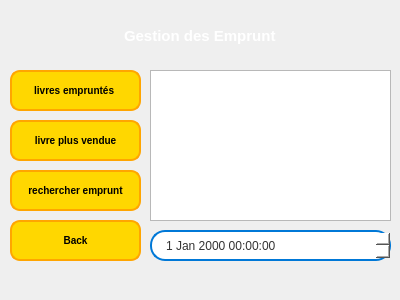
<?xml version="1.0" encoding="UTF-8"?>
<ui version="4.0">
 <class>Admingestionemprunt</class>
 <widget class="QWidget" name="Admingestionemprunt">
  <property name="geometry">
   <rect>
    <x>0</x>
    <y>0</y>
    <width>400</width>
    <height>300</height>
   </rect>
  </property>
  <property name="windowTitle">
   <string>Form</string>
  </property>
  <widget class="QLabel" name="label">
   <property name="geometry">
    <rect>
     <x>-30</x>
     <y>-30</y>
     <width>491</width>
     <height>381</height>
    </rect>
   </property>
   <property name="styleSheet">
    <string notr="true">image: url(:/new/prefix2/Resources/milad-fakurian-E8Ufcyxz514-unsplash.jpg);</string>
   </property>
   <property name="text">
    <string/>
   </property>
  </widget>
  <widget class="QLabel" name="label_2">
   <property name="geometry">
    <rect>
     <x>110</x>
     <y>-10</y>
     <width>251</width>
     <height>91</height>
    </rect>
   </property>
   <property name="font">
    <font>
     <family>Arial</family>
     <pointsize>-1</pointsize>
     <bold>true</bold>
    </font>
   </property>
   <property name="styleSheet">
    <string notr="true">QLabel 
{
color: white; /* Couleur du texte en jaune (Gold) FFD700*/
 font-size: 15px; /* Taille du texte */
    font-weight: bold; /* Texte en gras */
    font-family: Arial, sans-serif; /* Police de caractère */
    text-align: center; /* Centrer le texte */
    padding: 10px; /* Espacement autour du texte */
}

QLabel:hover {
    color: #FFD700; /* Couleur du texte plus claire au survol */
}

QLabel:focus {
    border: 2px solid #ADD8E6; /* Bordure orange lorsqu'en focus */
}
</string>
   </property>
   <property name="text">
    <string>Gestion des Emprunt</string>
   </property>
  </widget>
  <widget class="QTableView" name="tableView">
   <property name="geometry">
    <rect>
     <x>150</x>
     <y>70</y>
     <width>241</width>
     <height>151</height>
    </rect>
   </property>
  </widget>
  <widget class="QPushButton" name="pushButton">
   <property name="geometry">
    <rect>
     <x>10</x>
     <y>70</y>
     <width>131</width>
     <height>41</height>
    </rect>
   </property>
   <property name="font">
    <font>
     <pointsize>-1</pointsize>
     <bold>true</bold>
    </font>
   </property>
   <property name="styleSheet">
    <string notr="true">QPushButton {
    background-color: #FFD700; /* Couleur jaune (Gold) */
    color: black; /* Texte noir */
    border: 2px solid #FFA500; /* Bordure orange */
    border-radius: 10px; /* Coins arrondis */
    font-size: 10px; /* Taille du texte */
    font-weight: bold; /* Texte en gras */
}

QPushButton:hover {
    background-color: #FFC107; /* Couleur jaune plus claire au survol */
}

QPushButton:pressed {
    background-color: #87CEEB; /* Couleur jaune foncée lorsqu'on clique */
    border: 2px solid #FF6F00; /* Bordure plus foncée */
}
</string>
   </property>
   <property name="text">
    <string>livres empruntés </string>
   </property>
  </widget>
  <widget class="QPushButton" name="pushButton_2">
   <property name="geometry">
    <rect>
     <x>10</x>
     <y>120</y>
     <width>131</width>
     <height>41</height>
    </rect>
   </property>
   <property name="font">
    <font>
     <pointsize>-1</pointsize>
     <bold>true</bold>
    </font>
   </property>
   <property name="styleSheet">
    <string notr="true">QPushButton {
    background-color: #FFD700; /* Couleur jaune (Gold) */
    color: black; /* Texte noir */
    border: 2px solid #FFA500; /* Bordure orange */
    border-radius: 10px; /* Coins arrondis */
    font-size: 10px; /* Taille du texte */
    font-weight: bold; /* Texte en gras */
}

QPushButton:hover {
    background-color: #FFC107; /* Couleur jaune plus claire au survol */
}

QPushButton:pressed {
    background-color: #87CEEB; /* Couleur jaune foncée lorsqu'on clique */
    border: 2px solid #FF6F00; /* Bordure plus foncée */
}
</string>
   </property>
   <property name="text">
    <string>livre plus vendue</string>
   </property>
  </widget>
  <widget class="QPushButton" name="pushButton_3">
   <property name="geometry">
    <rect>
     <x>10</x>
     <y>170</y>
     <width>131</width>
     <height>41</height>
    </rect>
   </property>
   <property name="font">
    <font>
     <pointsize>-1</pointsize>
     <bold>true</bold>
    </font>
   </property>
   <property name="styleSheet">
    <string notr="true">QPushButton {
    background-color: #FFD700; /* Couleur jaune (Gold) */
    color: black; /* Texte noir */
    border: 2px solid #FFA500; /* Bordure orange */
    border-radius: 10px; /* Coins arrondis */
    font-size: 10px; /* Taille du texte */
    font-weight: bold; /* Texte en gras */
}

QPushButton:hover {
    background-color: #FFC107; /* Couleur jaune plus claire au survol */
}

QPushButton:pressed {
    background-color: #87CEEB; /* Couleur jaune foncée lorsqu'on clique */
    border: 2px solid #FF6F00; /* Bordure plus foncée */
}
</string>
   </property>
   <property name="text">
    <string>rechercher emprunt</string>
   </property>
  </widget>
  <widget class="QDateTimeEdit" name="dateTimeEdit">
   <property name="geometry">
    <rect>
     <x>150</x>
     <y>230</y>
     <width>241</width>
     <height>31</height>
    </rect>
   </property>
   <property name="styleSheet">
    <string notr="true">QDateTimeEdit {
    background-color: #ffffff; /* White background */
    border: 2px solid #0078d7; /* Blue border */
    border-radius: 15px; /* Rounded corners */
    padding: 8px 12px; /* Inner padding */
    font: 14px &quot;Arial&quot;; /* Font and size */
    color: #333; /* Text color */
    box-shadow: 0px 4px 6px rgba(0, 0, 0, 0.1); /* Subtle shadow */
    transition: all 0.3s ease; /* Smooth transition effect */
}

QDateTimeEdit:focus {
    border: 2px solid #0056a8; /* Darker blue border when focused */
    background-color: #f0f8ff; /* Light blue background when focused */
    box-shadow: 0px 6px 8px rgba(0, 0, 0, 0.2); /* More pronounced shadow */
}

QDateTimeEdit:hover {
    background-color: #f9f9f9; /* Slightly darker background on hover */
    border: 2px solid #3399ff; /* Lighter blue border on hover */
}

QDateTimeEdit::drop-down {
    subcontrol-origin: padding;
    subcontrol-position: top right;
    width: 25px; /* Larger dropdown button for a modern look */
    border-left: 1px solid #0078d7; /* Separator line */
    margin: 2px;
}

QDateTimeEdit::down-arrow {
    image: url(:/icons/down-arrow.png); /* Path to your custom down-arrow icon */
    width: 12px;
    height: 12px;
}

QDateTimeEdit::up-arrow {
    image: url(:/icons/up-arrow.png); /* Path to your custom up-arrow icon */
    width: 12px;
    height: 12px;
}
</string>
   </property>
  </widget>
  <widget class="QPushButton" name="pushButton_4">
   <property name="geometry">
    <rect>
     <x>10</x>
     <y>220</y>
     <width>131</width>
     <height>41</height>
    </rect>
   </property>
   <property name="font">
    <font>
     <pointsize>-1</pointsize>
     <bold>true</bold>
    </font>
   </property>
   <property name="styleSheet">
    <string notr="true">QPushButton {
    background-color: #FFD700; /* Couleur jaune (Gold) */
    color: black; /* Texte noir */
    border: 2px solid #FFA500; /* Bordure orange */
    border-radius: 10px; /* Coins arrondis */
    font-size: 10px; /* Taille du texte */
    font-weight: bold; /* Texte en gras */
}

QPushButton:hover {
    background-color: #FFC107; /* Couleur jaune plus claire au survol */
}

QPushButton:pressed {
    background-color: #87CEEB; /* Couleur jaune foncée lorsqu'on clique */
    border: 2px solid #FF6F00; /* Bordure plus foncée */
}
</string>
   </property>
   <property name="text">
    <string>Back</string>
   </property>
  </widget>
 </widget>
 <resources/>
 <connections/>
</ui>
